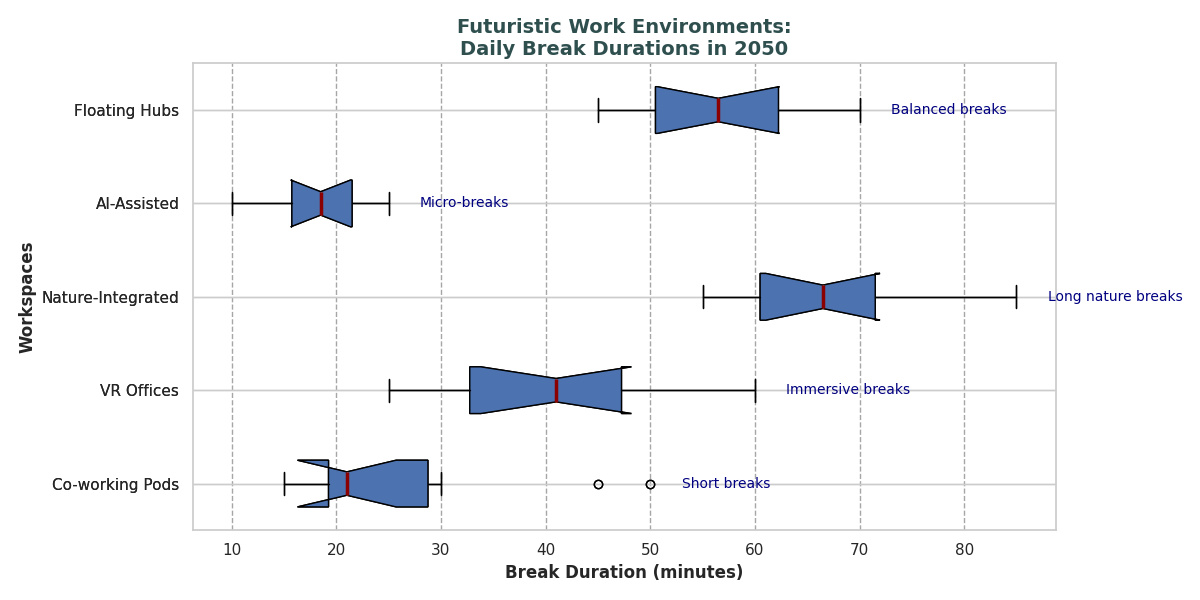

Here is the Python script that generated this plot:
import matplotlib.pyplot as plt

workspaces = ['Co-working Pods', 'VR Offices', 'Nature-Integrated', 'AI-Assisted', 'Floating Hubs']

break_durations = [
    [15, 20, 22, 19, 30, 45, 50, 20, 18, 25],
    [30, 25, 32, 35, 40, 60, 55, 45, 42, 48],
    [60, 55, 58, 62, 65, 80, 85, 70, 68, 72],
    [10, 12, 15, 18, 20, 22, 25, 18, 19, 23],
    [45, 50, 52, 48, 55, 65, 70, 58, 60, 63],
]

fig, ax = plt.subplots(figsize=(12, 6))
ax.boxplot(break_durations, vert=False, patch_artist=True, labels=workspaces, notch=True)

colors = ['#FF9999', '#66B3FF', '#99FF99', '#FFCC99', '#FFD700']
for patch, color in zip(ax.artists, colors):
    patch.set_facecolor(color)

ax.xaxis.grid(True, linestyle='--', which='major', color='grey', alpha=0.7)

plt.title('Futuristic Work Environments:\nDaily Break Durations in 2050', fontsize=14, fontweight='bold', color='darkslategray')
plt.xlabel('Break Duration (minutes)', fontsize=12, fontweight='bold')
plt.ylabel('Workspaces', fontsize=12, fontweight='bold')

annotations = ["Short breaks", "Immersive breaks", "Long nature breaks", "Micro-breaks", "Balanced breaks"]
for i, annotation in enumerate(annotations):
    ax.text(max(break_durations[i]) + 3, i + 1, annotation, va='center', ha='left', fontsize=10, color='navy')

medianprops = dict(linestyle='-', linewidth=2.5, color='darkred')
ax.boxplot(break_durations, vert=False, patch_artist=True, labels=workspaces, notch=True, medianprops=medianprops)

plt.tight_layout()
plt.show()
